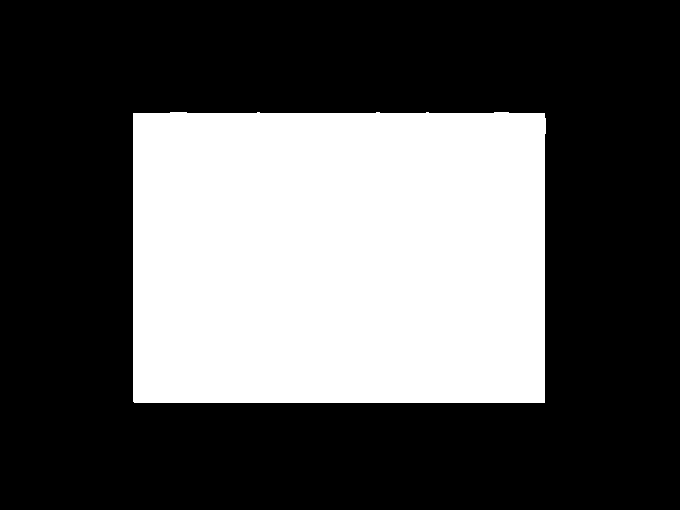
#> input picture images/my_mask.png, 680 x 510 px, found by its file name
$ python OpencvDemo057.py
#> lines starting #> are read from the running program, lines starting #| are printed output that depends on the picture; after the words box and inside, x2 and y2 are one past the last pixel; in counts of white or black regions, pixels touching at a corner belong together
#!/usr/bin/env python3
#coding = utf-8

import logging
import numpy as np
import cv2 as cv

# 二值图像分析—点多边形测试
def OpencvDemo057():
    logging.basicConfig(level=logging.DEBUG)

    src = cv.imread("images/my_mask.png")
#> src is the input picture: shape (510, 680, 3); 34.5% white; 1 white region, box (x1, y1, x2, y2) and area: (133, 112, 546, 403) 119537
    if src is None:
        logging.error("could not load an image!")
        return cv.Error.StsError

    # 二值化
    gray = cv.cvtColor(src, cv.COLOR_BGR2GRAY)
#> gray: shape (510, 680); 34.5% white; 1 white region
    _, binary = cv.threshold(gray, 0, 255, cv.THRESH_BINARY | cv.THRESH_OTSU)

    # 轮廓发现
    contours, _ = cv.findContours(binary, cv.RETR_EXTERNAL, cv.CHAIN_APPROX_SIMPLE)
#> contours = 1 contour; box (x1, y1, x2, y2) and area: (133, 112, 546, 403) 118836

    dst = np.zeros(src.shape, dtype=np.float32)
    for row in range(src.shape[0]):
        for col in range(src.shape[1]):
            dist = cv.pointPolygonTest(contours[0], (col, row), True)

            if dist == 0:
                dst[row, col] = (255, 255, 255)
            if dist > 0:
                dst[row, col] = (255 - dist, 0, 0)
            if dist < 0:
                dst[row, col] = (0, 0, 255 + dist)
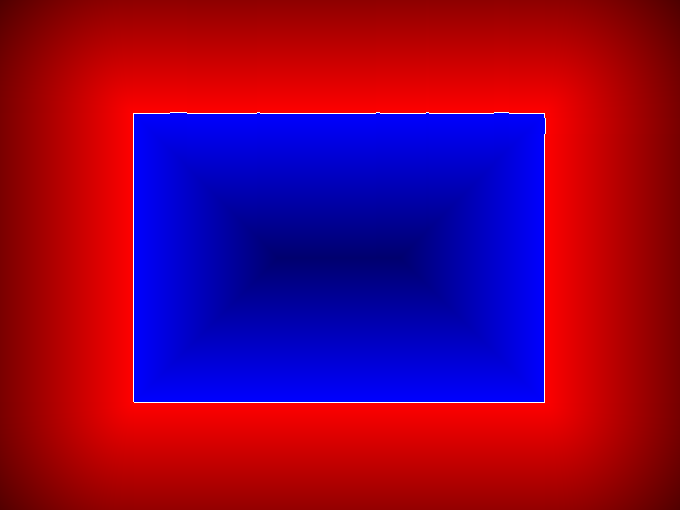
#> dst: shape (510, 680, 3) float32; mean of channels 0, 1, 2 68.9, 1, 122.5; drawn as B, G, R

    dst = cv.convertScaleAbs(dst)
    dst = np.uint8(dst)

    h, w, ch = src.shape
#> h = 510; w = 680; ch = 3
    result = np.zeros([h * 2, w, ch], dtype=src.dtype)
    result[0 : h, 0 : w, :] = src
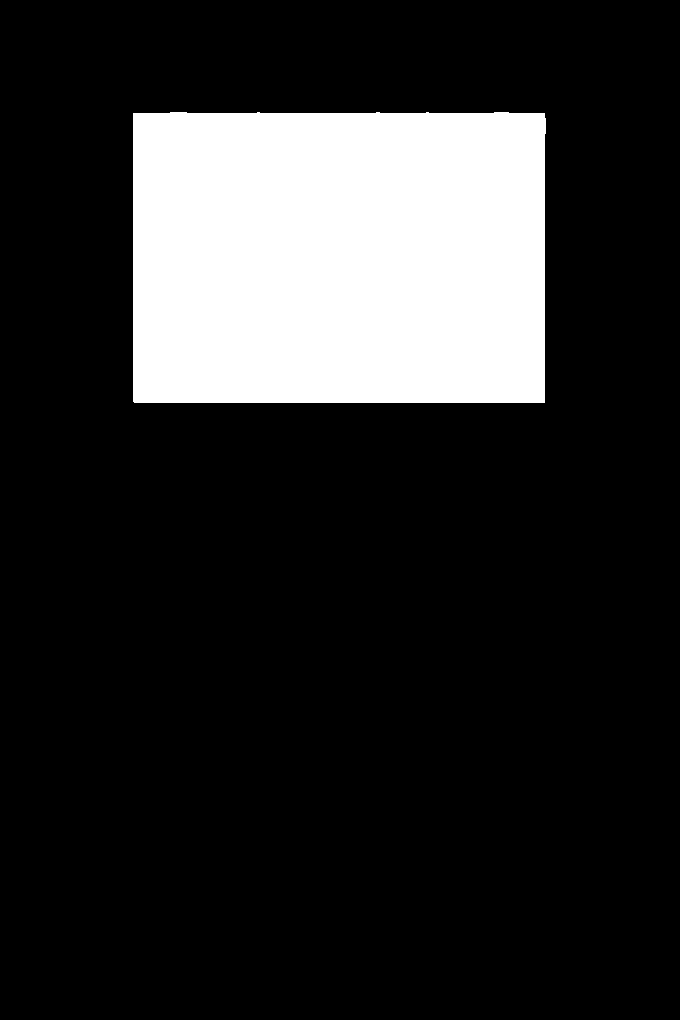
#> result: shape (1020, 680, 3); 17.2% white; 1 white region, box (x1, y1, x2, y2) and area: (133, 112, 546, 403) 119537
    result[h : h * 2, 0 : w, :] = dst
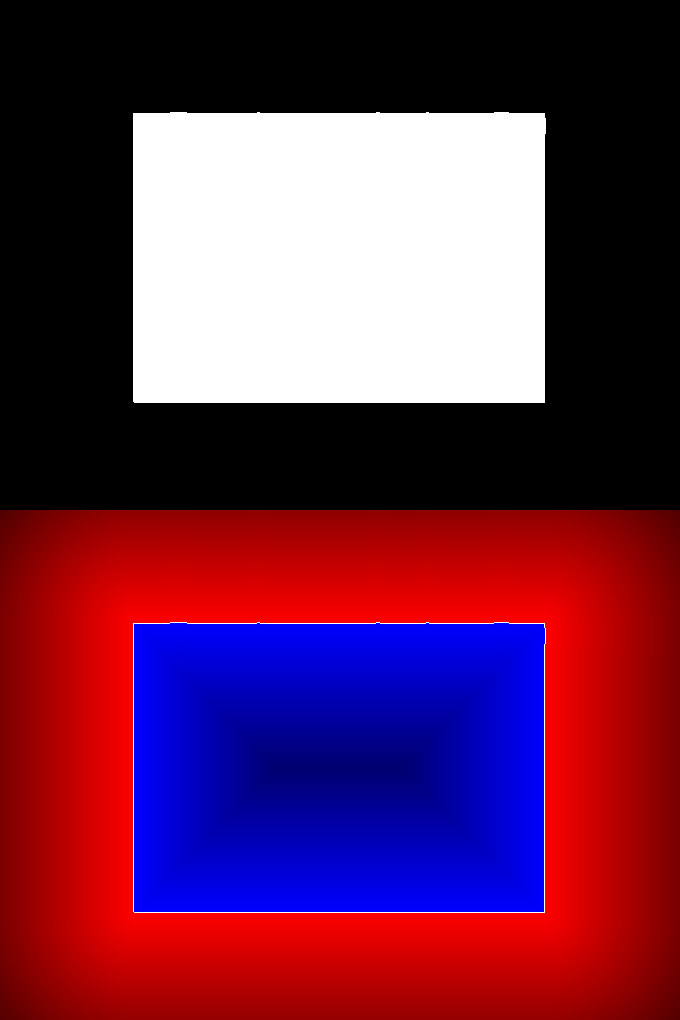
#> result: shape (1020, 680, 3); mean B, G, R 78.4, 44.5, 105.2
    cv.putText(result, "original image", (10, 30), cv.FONT_ITALIC, 0.8, (0, 255, 0), 1)
    cv.putText(result, "image with results of point-in-contour testing", (10, h + 30), cv.FONT_ITALIC, 0.8, (0, 255, 0), 1)
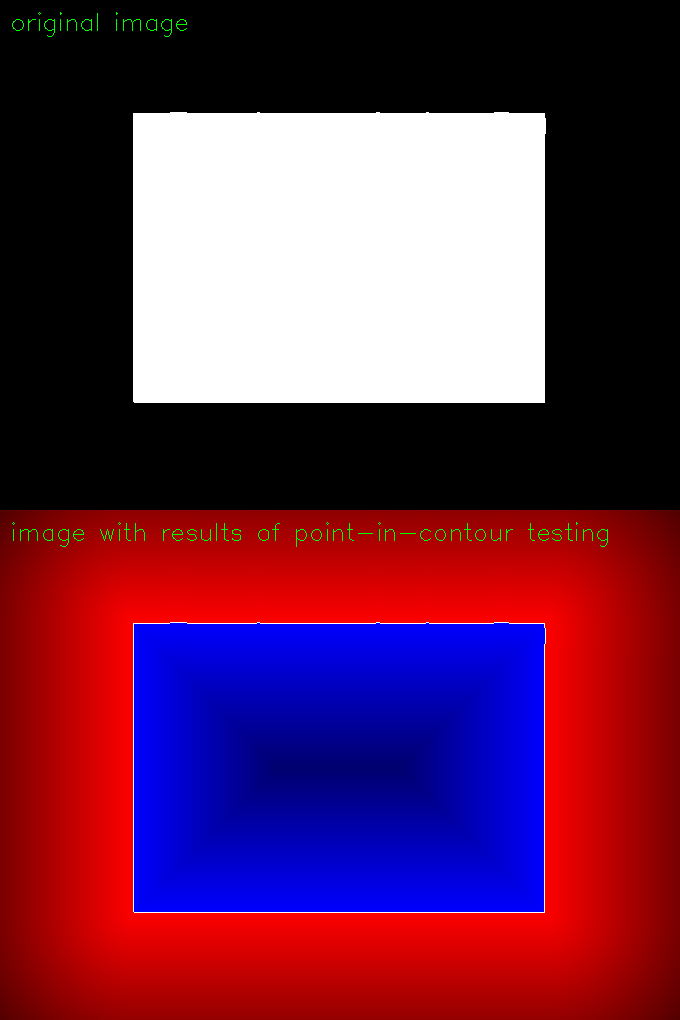
#> result: shape (1020, 680, 3); mean B, G, R 78.4, 45, 104.9
    cv.imshow("point-in-contour testing", result)

    cv.waitKey(0)

    cv.destroyAllWindows()

    return cv.Error.StsOk

if __name__ == "__main__":
    OpencvDemo057()

# end of file
